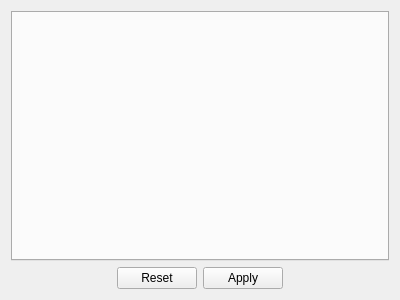
<?xml version="1.0" encoding="UTF-8"?>
<ui version="4.0">
 <class>ScatterPlotWidget</class>
 <widget class="QWidget" name="ScatterPlotWidget">
  <property name="geometry">
   <rect>
    <x>0</x>
    <y>0</y>
    <width>400</width>
    <height>300</height>
   </rect>
  </property>
  <property name="windowTitle">
   <string>Form</string>
  </property>
  <layout class="QVBoxLayout" name="verticalLayout">
   <item>
    <widget class="QTabWidget" name="tabWidget">
     <property name="currentIndex">
      <number>-1</number>
     </property>
    </widget>
   </item>
   <item>
    <widget class="QDialogButtonBox" name="buttons">
     <property name="standardButtons">
      <set>QDialogButtonBox::Apply|QDialogButtonBox::Reset</set>
     </property>
     <property name="centerButtons">
      <bool>true</bool>
     </property>
    </widget>
   </item>
  </layout>
 </widget>
 <resources/>
 <connections/>
</ui>
